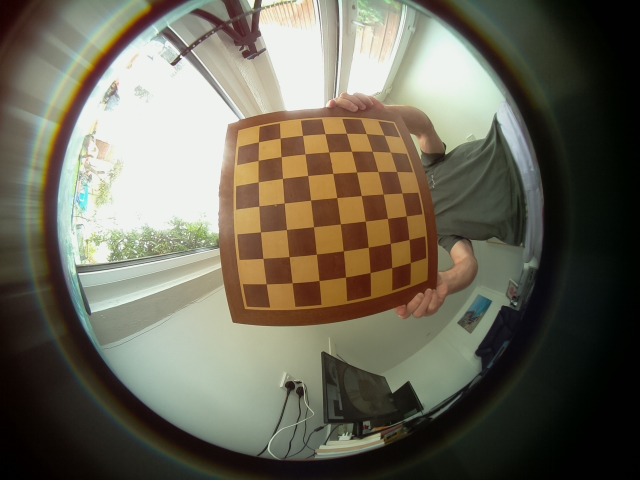
#> input picture camcalib/images/image1.jpg, 640 x 480 px; its folder holds 4 pictures in this run
$ python calibration.py   (older library calls are emulated)
#> lines starting #> are read from the running program, lines starting #| are printed output that depends on the picture
import numpy as np
import cv2
import glob

CHECKERBOARD = (7,7) # Enter the number of chessboard corners
subpix_criteria = (cv2.TERM_CRITERIA_EPS+cv2.TERM_CRITERIA_MAX_ITER, 30, 0.1)
calibration_flags = cv2.fisheye.CALIB_RECOMPUTE_EXTRINSIC+cv2.fisheye.CALIB_CHECK_COND+cv2.fisheye.CALIB_FIX_SKEW

objp = np.zeros((1, CHECKERBOARD[0]*CHECKERBOARD[1], 3), np.float32)
objp[0,:,:2] = np.mgrid[0:CHECKERBOARD[0], 0:CHECKERBOARD[1]].T.reshape(-1, 2)

_img_shape = None
objpoints = [] # 3d point in real world space
imgpoints = [] # 2d points in image plane.

images = glob.glob('images/*.jpg') # Enter your images' directory

for fname in images:
    print("processing ", fname)
    img = cv2.imread(fname)
#> img is the input picture: shape (480, 640, 3); mean B, G, R 88.4, 103.6, 107.4
    if _img_shape == None:
        _img_shape = img.shape[:2]
    else:
        assert _img_shape == img.shape[:2], "All images must share the same size."

    gray = cv2.cvtColor(img,cv2.COLOR_BGR2GRAY)
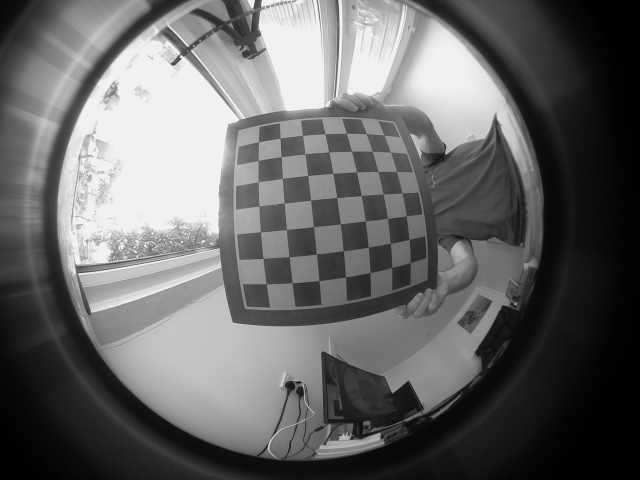
#> gray: shape (480, 640); min 0, max 242, mean 103
    ret, corners = cv2.findChessboardCorners(gray, CHECKERBOARD, cv2.CALIB_CB_ADAPTIVE_THRESH+cv2.CALIB_CB_FAST_CHECK+cv2.CALIB_CB_NORMALIZE_IMAGE)
#> ret = True; corners = 49 rows, first 8: [258.5, 141.7], [280, 138.3], [302.5, 135.4], [325, 133.7], [346.4, 133.2], [366.1, 133.6], [384.1, 135.2], [258.2, 160.5]

    if ret == True:
        print("found corners for ", fname)
        objpoints.append(objp)
        cv2.cornerSubPix(gray,corners,(3,3),(-1,-1),subpix_criteria)
        imgpoints.append(corners)
    else:
        print("Did not find corners for ", fname);
#> pass 2 of the loop `for fname in images:`:
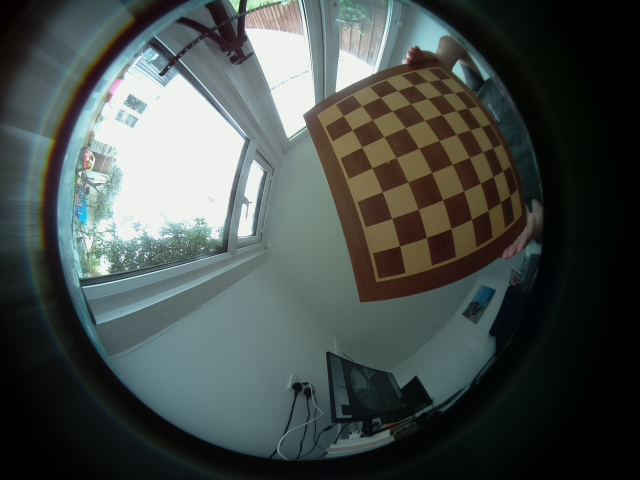
#> input picture camcalib/images/image10.jpg, 640 x 480 px
#> img is the input picture: shape (480, 640, 3); mean B, G, R 75.5, 78.4, 71
#> `gray = cv2.cvtColor(img,cv2.COLOR_BGR2GRAY)`:
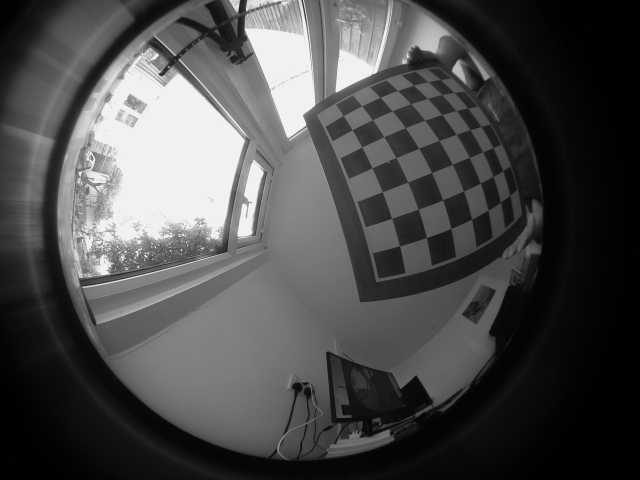
#> gray: shape (480, 640); min 0, max 242, mean 75.9
#> corners = 49 rows, first 8: [509.7, 195.3], [500.5, 202.3], [487.8, 210.3], [471.5, 219], [450.7, 228.4], [426.4, 237.5], [399.4, 245.8], [502.7, 170.8]
#> pass 3 of the loop `for fname in images:`:
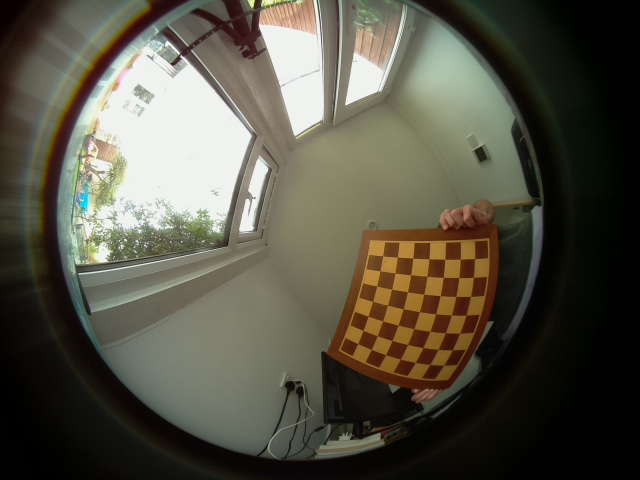
#> input picture camcalib/images/image11.jpg, 640 x 480 px
#> img is the input picture: shape (480, 640, 3); mean B, G, R 69.5, 82.9, 85.7
#> `gray = cv2.cvtColor(img,cv2.COLOR_BGR2GRAY)`:
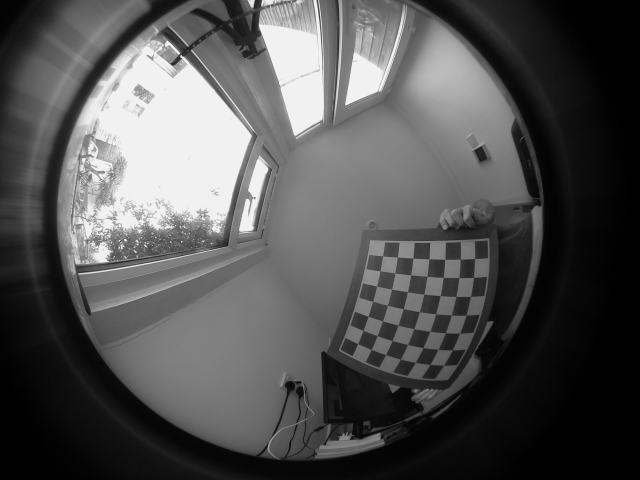
#> gray: shape (480, 640); min 0, max 242, mean 82.2
#> corners = 49 rows, first 8: [443.5, 365.2], [429.8, 364.5], [415.2, 362.3], [400.4, 359.2], [385.5, 354.5], [371, 349.5], [357.7, 343.5], [452.3, 349.8]
#> the loop made 4 passes; the first 3 are shown

N_OK = len(objpoints)
K = np.zeros((3, 3))
D = np.zeros((4, 1))
rvecs = [np.zeros((1, 1, 3), dtype=np.float64) for i in range(N_OK)]
tvecs = [np.zeros((1, 1, 3), dtype=np.float64) for i in range(N_OK)]
rms, _, _, _, _ = cv2.fisheye.calibrate(objpoints, imgpoints, gray.shape[::-1], K, D, rvecs, tvecs, calibration_flags, (cv2.TERM_CRITERIA_EPS+cv2.TERM_CRITERIA_MAX_ITER, 100, 1e-6))

np.savez("calibration_data_npz", K=K, D=D)

for img in images:
    img = cv2.imread(img)
    h, w = img.shape[:2]
#> h = 480; w = 640
    map1, map2 = cv2.fisheye.initUndistortRectifyMap(K, D, np.eye(3), K, (w,h), cv2.CV_16SC2)
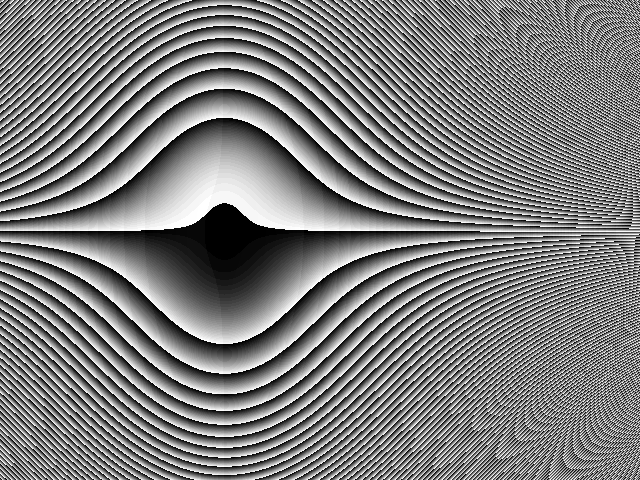
#> map2: shape (480, 640) uint16; min 0, max 1023, mean 507.5; drawn with min black and max white
    undistorted_img = cv2.remap(img, map1, map2, interpolation=cv2.INTER_LINEAR, borderMode=cv2.BORDER_CONSTANT)
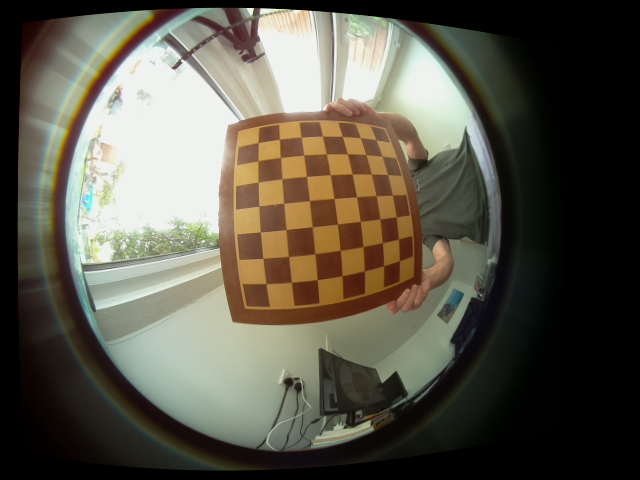
#> undistorted_img: shape (480, 640, 3); mean B, G, R 75.3, 88.1, 91.9
    cv2.imshow('undistorted', undistorted_img)
    cv2.waitKey(500)
#> pass 2 of the loop `for img in images:`:
#> `undistorted_img = cv2.remap(img, map1, map2, interpolation=cv2.INTER_L..`:
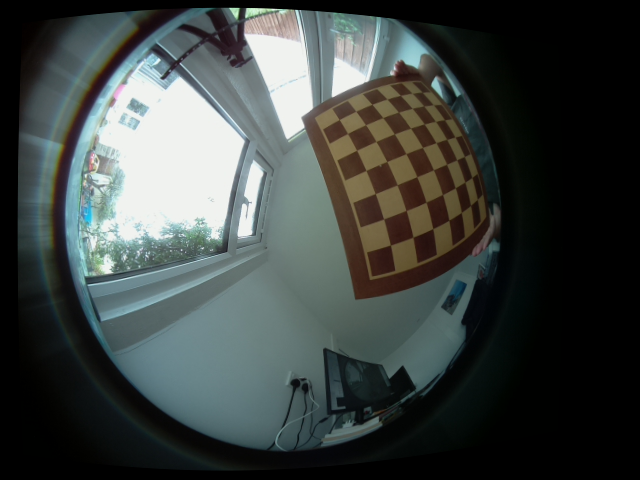
#> undistorted_img: shape (480, 640, 3); mean B, G, R 66.4, 68.6, 62.3
#> pass 3 of the loop `for img in images:`:
#> `undistorted_img = cv2.remap(img, map1, map2, interpolation=cv2.INTER_L..`:
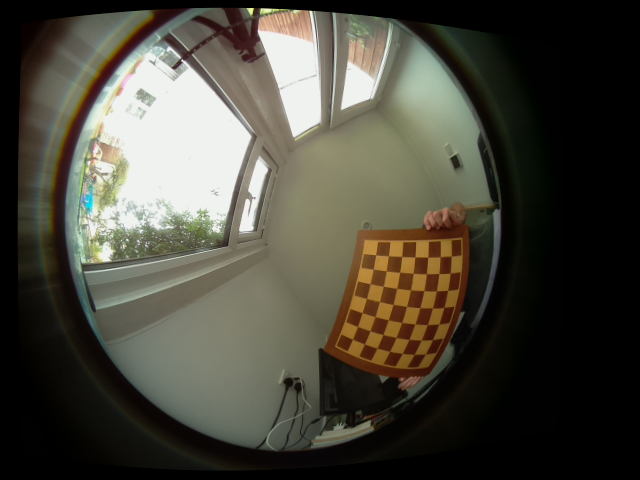
#> undistorted_img: shape (480, 640, 3); mean B, G, R 60.7, 71.6, 73.9
#> the loop made 4 passes; the first 3 are shown

cv2.destroyAllWindows()
